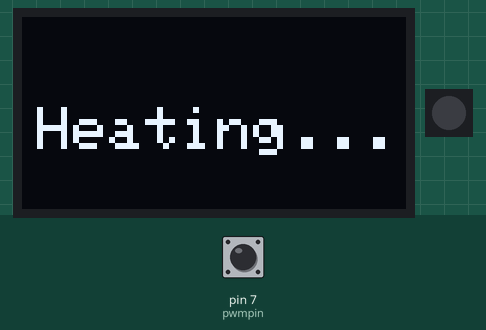
Simulated run of this sketch. Board: Arduino Uno, built with avr-gcc and run on an emulated ATmega328P. Shown: 128×64 one-colour display, 1 RGB LEDs in strip order, left to right. The inputs (shaded band) are chosen by the test bench; at power-on: pin 7 (pwmpin) LOW. Dim RGB values are drawn brighter than linear; what the sketch prints to the serial monitor is not drawn.

Above: at 1.2 s.
1.3 s: pin 7 (pwmpin) pulsed HIGH 2 times (0.12 s each, 0.3 s apart)
At 2.5 s:
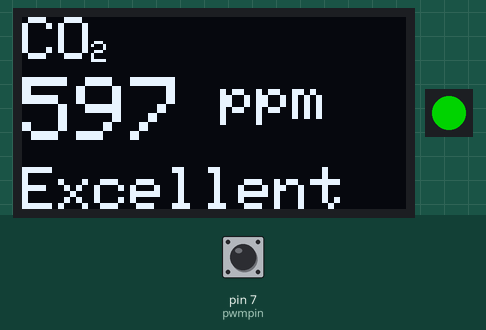
Timing chart, 0 to 4.3 s (numbered marks = the images above; inputs shaded):
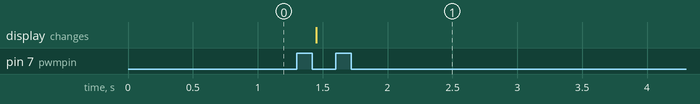

The sketch:

OLED_CO2_meter.ino
```cpp
#include <SPI.h>
#include <Wire.h>
#include <Adafruit_GFX.h>
#include <Adafruit_SSD1306.h>

#include <Adafruit_NeoPixel.h>

#define PIXEL_PIN   8         // RGB LED.
#define PIXEL_COUNT 1

#define SCREEN_WIDTH 128
#define SCREEN_HEIGHT 64

#define brightness  50

Adafruit_SSD1306 display(SCREEN_WIDTH, SCREEN_HEIGHT, &Wire, -1);
Adafruit_NeoPixel strip = Adafruit_NeoPixel(PIXEL_COUNT, PIXEL_PIN, NEO_GRB + NEO_KHZ800);

const int pwmpin = 7;
const int range = 5000;

uint32_t color = 0;

void setup() {

   pinMode(pwmpin, INPUT);
   Serial.begin(9600);
   display.clearDisplay();
   display.begin(SSD1306_SWITCHCAPVCC, 0x3C);  // initialize with the I2C addr 0x3C (for the 128x64)

   display.clearDisplay();
   display.setCursor(5, 30);
   display.setTextColor(WHITE);
   display.setTextSize(2);
   //display.write(24) ;
   display.println("Heating...");
   display.display();

//delay(180000);

}

 void loop() {

 int ppm_pwm = readCO2PWM();
 String IAQ = calc_IAQ(ppm_pwm);

  display.clearDisplay();
  display.setCursor(0, 0);
  display.setTextSize(2);
  display.println("CO");
  display.setCursor(23, 8);
  display.setTextSize(1);
  display.println("2");
  display.setTextSize(2);
  display.setCursor(32, 0);
//  display.println(" Reading");

  display.setCursor(0, 20);
  display.setTextSize(3);
  display.print(ppm_pwm);
  display.setTextSize(2);
  display.print(" ");
  display.print("ppm");

  display.setCursor(0, 50);
  display.setTextSize(2);
  display.print(IAQ);

  display.display();

  Serial.print("PPM PWM: ");
  Serial.println(ppm_pwm);

  int temp = 150 - (150 * ppm_pwm / 1800);  // CO2 to Color
  if (temp < 0)temp += 256;
  int x=100;
  color = Wheel(temp, brightness , brightness , brightness );  // Set the color and brightness
  strip.begin();                            // initialise the RGB  led
  strip.setPixelColor(0, color);
  strip.show();                             // send the data to the RGB LED

  delay(1000);

}

int readCO2PWM() {

  unsigned long th;
  int ppm_pwm = 0;
 float pulsepercent;

    do {

    th = pulseIn(pwmpin, HIGH, 1004000) / 1000;
    float pulsepercent = th / 1004.0;
    ppm_pwm = range * pulsepercent;

     } while (th == 0);

  return ppm_pwm;
}

uint32_t Wheel(byte value, byte Rdimm, byte Gdimm, byte Bdimm)
{
  uint16_t Phase, Blue, Green, Red, Level;
  Phase = value / 21;
  Level = value % 21;

  switch ( Phase )
  {
    case 0:                 //red >1548
      {
        Red   = 255;
        Green = 0;
        Blue  = 0;
      }
      break;

    case 1:                 //orange > 1296
      {
        Red   = 255;
        Green = 55;
        Blue  = 0;
      }
      break;

    case 2:                 //yellow > 1044
      {
        Red   = 255;
        Green = 255;
        Blue  = 0;
      }
      break;

    case 3:                 //gelbgrün >792
      {
        Red   = 187;
        Green = 255;
        Blue  = 0;
      }
      break;

    case 4:                 //green >540
      {
        Red   = 0;
        Green = 255;
        Blue  = 0;
      }
      break;
    case 5:                 //blue >288
      {
        Red   = 0;
        Green = 0;
        Blue  = 255;
      }
      break;

    default:
      Red = Blue = 255; Green =0; // red
  }
  return strip.Color(Red * Rdimm / 100, Green * Gdimm / 100, Blue * Bdimm / 100);
}

String calc_IAQ(int ppm_pwm) {
  String IAQ;
  if      (ppm_pwm > 1500) IAQ += "Hazardous";
  else if (ppm_pwm >= 1250 && ppm_pwm <= 1500) IAQ += "Unhealthy";
  else if (ppm_pwm  > 950 && ppm_pwm <= 1250) IAQ += "Moderate";
  else if (ppm_pwm  > 650 && ppm_pwm <= 950) IAQ += "Good";
  else if (ppm_pwm  > 400 && ppm_pwm <= 650) IAQ += "Excellent";
   return IAQ;
}
```

Measured:
- after the input at 1.3 s, the display: first changes after 0.15 s (image 1 shows a later state)
